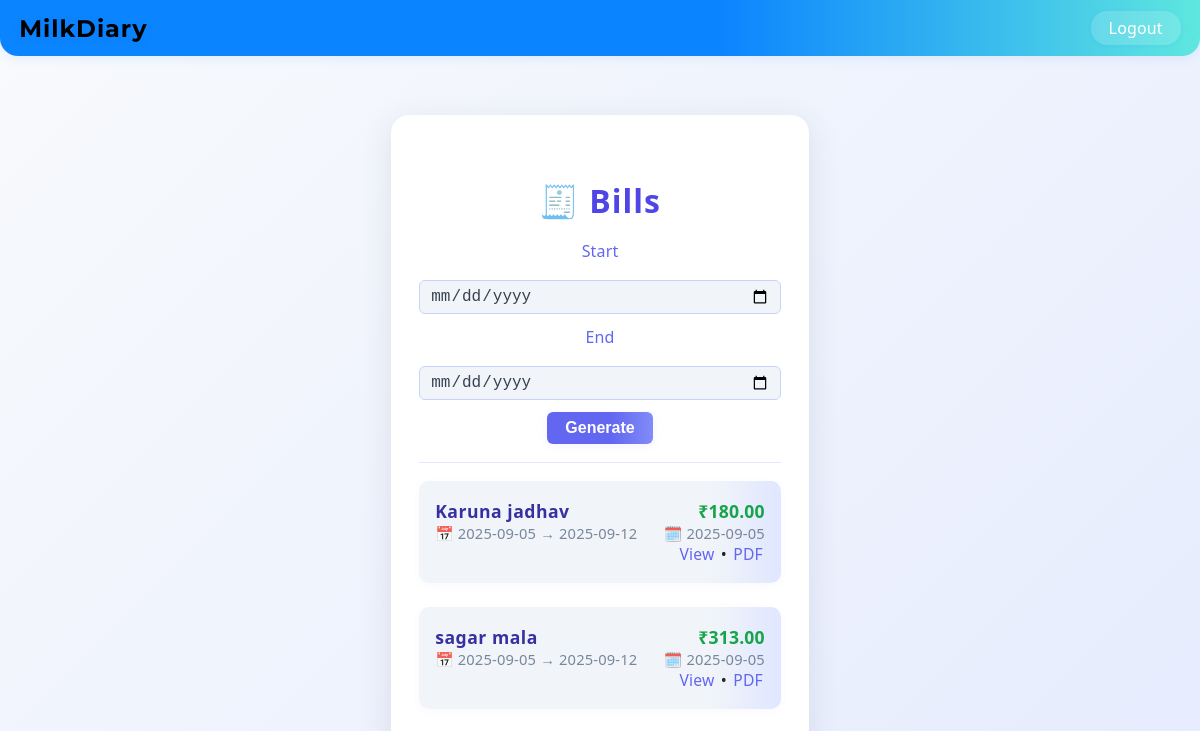
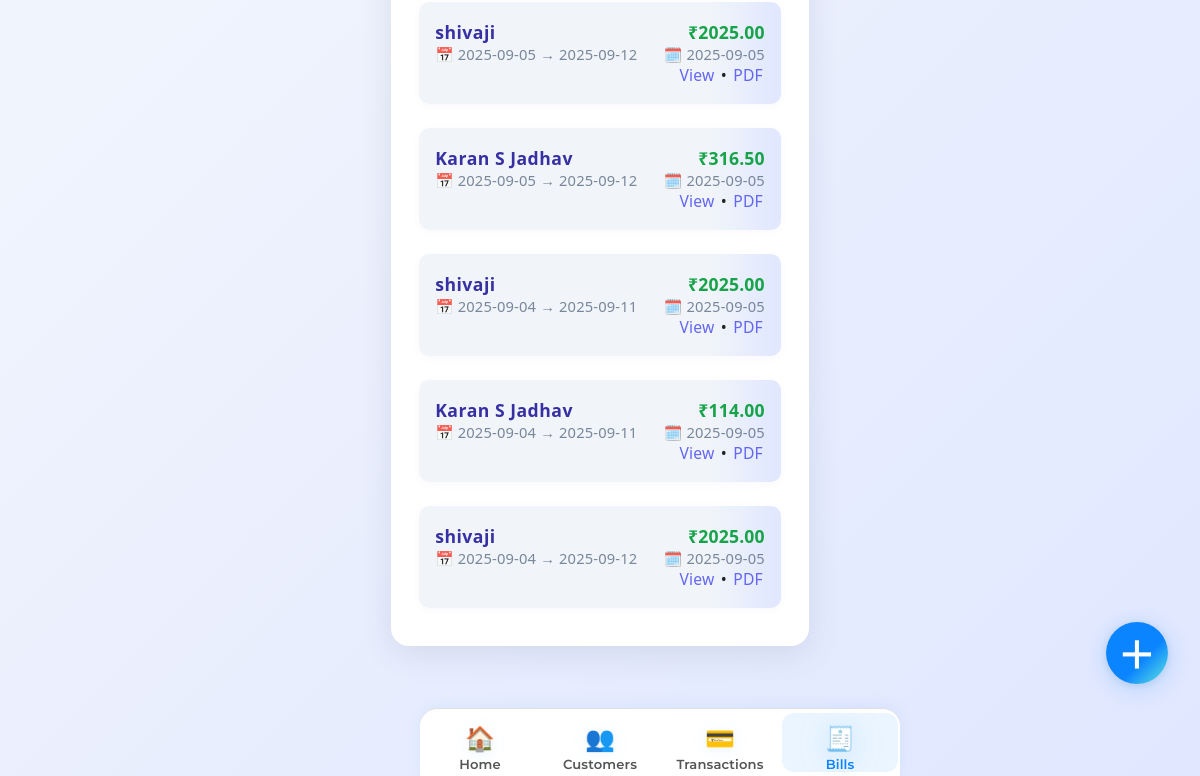
/bills (signed in), run on an earlier commit of the app's database (2 pictures, top to bottom).
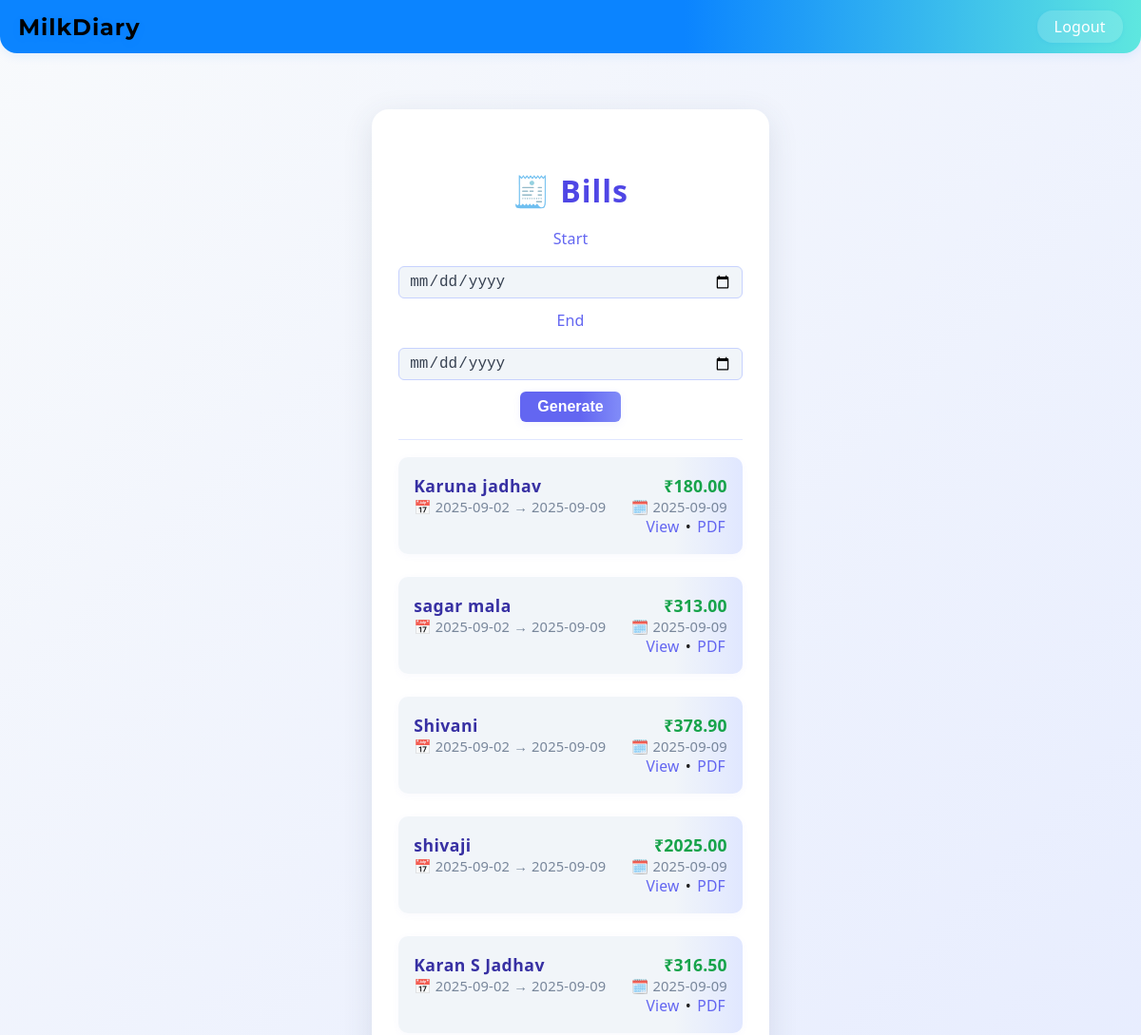
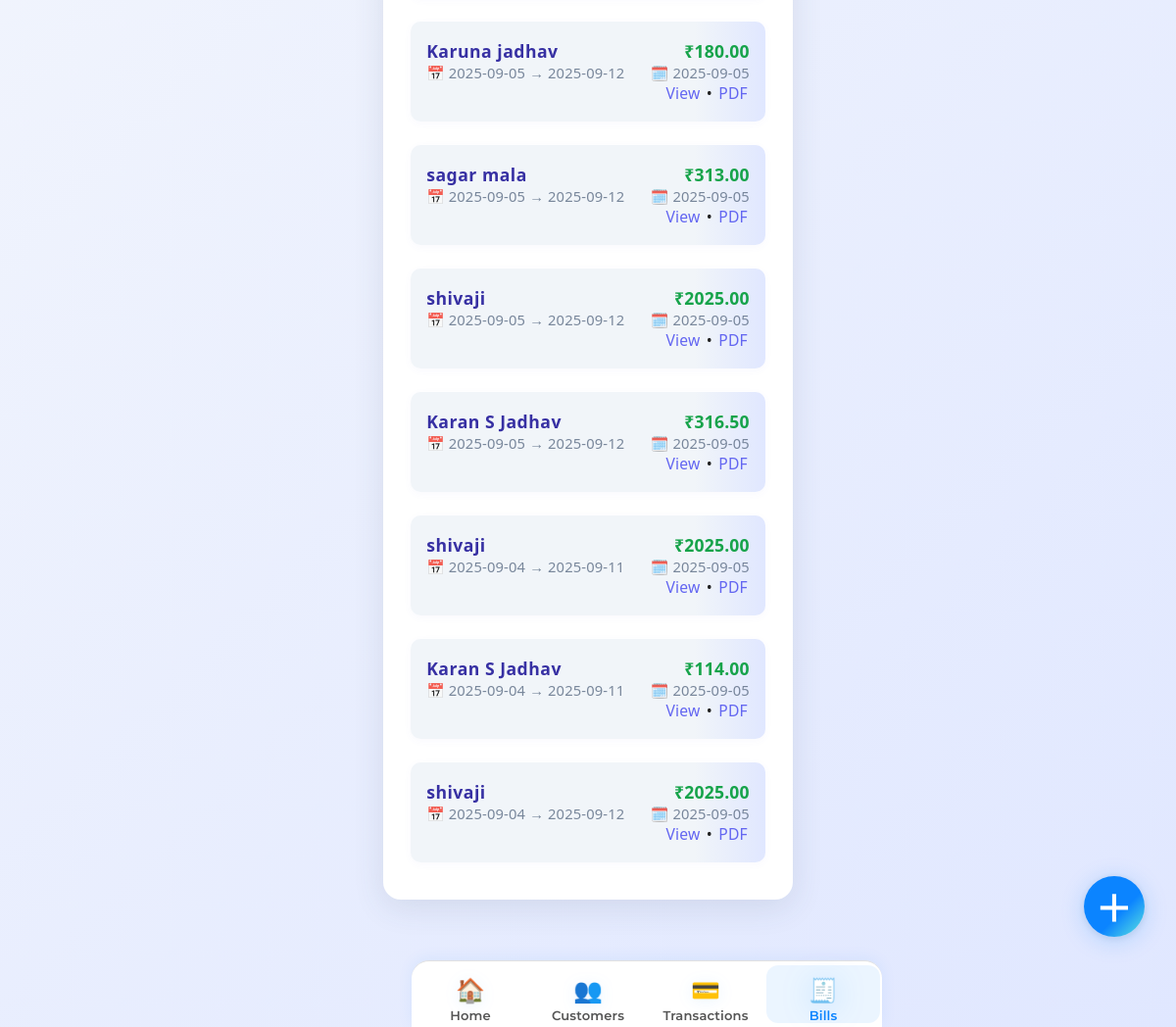
And on a later commit of the database (2 pictures, top to bottom).
### models.py (models this page shows)
class Bill(db.Model):
    __tablename__ = "bill"
    id = db.Column(db.Integer, primary_key=True)
    customer_id = db.Column(db.Integer, db.ForeignKey("customer.id"), nullable=False)
    week_start = db.Column(db.Date, nullable=False)
    week_end = db.Column(db.Date, nullable=False)
    total_amount = db.Column(db.Float, nullable=False)
    generated_date = db.Column(db.DateTime, default=datetime.utcnow)
    customer = db.relationship("Customer", backref="bills")

class Customer(db.Model):
    __tablename__ = "customer"
    id = db.Column(db.Integer, primary_key=True)
    name = db.Column(db.String(120), nullable=False)
    phone = db.Column(db.String(30))
    address = db.Column(db.String(250))
    created_at = db.Column(db.DateTime, default=datetime.utcnow)
    user = db.relationship("User", backref="customer", uselist=False)

### billing.py (the view)
@billing.route("/bills")
@login_required
def bills_list():
    bills = Bill.query.order_by(Bill.generated_date.desc()).all()
    return render_template("bills.html", bills=bills)

### templates/bills.html (shortened to what this page needs)
{% extends "base.html" %}
{% block content %}
<div class="pad">
  <div class="card">
    <h3>🧾 Bills</h3>
    <form method="post" action="{{ url_for('billing.generate_bills_for_range') }}" class="inline-form">
      <label>Start</label>
      <input type="date" name="start_date" required>
      <label>End</label>
      <input type="date" name="end_date" required>
      <button type="submit">Generate</button>
    </form>
    <hr>
    <div class="list">
      {% for b in bills %}
      <div class="list-item">
        <div>
          <strong>{{ b.customer.name }}</strong>
          <div class="muted small">📅 {{ b.week_start }} → {{ b.week_end }}</div>
        </div>
        <div style="text-align:right;">
          <div style="font-size:1.1em; color:#16a34a; font-weight:600;">₹{{ '%.2f'|format(b.total_amount) }}</div>
          <div class="muted small">🗓️ {{ b.generated_date.strftime('%Y-%m-%d') }}</div>
          <a class="tiny-link" href="{{ url_for('billing.bill_detail', bill_id=b.id) }}">View</a> •
          <a class="tiny-link" href="{{ url_for('billing.bill_pdf', bill_id=b.id) }}">PDF</a>
        </div>
      </div>
      {% else %}
      <div class="muted" style="text-align:center; padding: 30px 0;">No bills yet.</div>
      {% endfor %}
    </div>
  </div>
</div>
{% endblock %}

### templates/base.html (shortened to what this page needs)
<!doctype html>
<html lang="en">
<head>
  <link rel="stylesheet" href="{{ url_for('static', filename='css/app.css') }}">
</head>
<body>
  <div class="app">
    <header class="topbar">
      <div class="left" onclick="location.href='{{ url_for('dashboard') }}'">
        <div class="brand">MilkDiary</div>
      </div>
      <div class="right">
        {% if current_user.is_authenticated %}
        <a class="small-btn" href="{{ url_for('auth.logout') }}">Logout</a>
        {% endif %}
      </div>
    </header>
    <main class="main">
      {% block content %}{% endblock %}
    </main>
    <nav class="bottomnav">
      <a class="navitem{% if request.endpoint == 'dashboard' %} active{% endif %}" href="{{ url_for('dashboard') }}">
      <span class="icon">🏠</span>
      <span class="label">Home</span>
      </a>
      <a class="navitem{% if request.endpoint == 'customers_list' %} active{% endif %}" href="{{ url_for('customers_list') }}">
      <span class="icon">👥</span>
      <span class="label">Customers</span>
      </a>
      <a class="navitem{% if request.endpoint == 'transactions' %} active{% endif %}" href="{{ url_for('transactions') }}">
      <span class="icon">💳</span>
      <span class="label">Transactions</span>
      </a>
      <a class="navitem{% if request.endpoint == 'billing.bills_list' %} active{% endif %}" href="{{ url_for('billing.bills_list') }}">
      <span class="icon">🧾</span>
      <span class="label">Bills</span>
      </a>
    </nav>
    <button class="fab" id="fabBtn" onclick="location.href='{{ url_for('new_transaction') }}'">＋</button>
  </div>
</body>
</html>

### static/css/app.css (style rules this page uses)
:root { --primary:#0b84ff; --bg:#f2f6fb; --card:#fff; --muted:#64748b; }
* { box-sizing:border-box }
html,body { height:100%;margin:0;font-family: -apple-system,BlinkMacSystemFont,"Segoe UI",Roboto,Helvetica,Arial,sans-serif;background:var(--bg);color:#0b1a2b }
.app { min-height:100vh;display:flex;flex-direction:column }
.topbar { height:56px;background:var(--card);display:flex;align-items:center;justify-content:space-between;padding:0 14px;box-shadow:0 6px 18px rgba(2,6,23,0.06) }
.brand { font-weight:700;color:black }
.main { flex:1;padding-bottom:90px }
.pad { padding:12px }
.card { background:var(--card);border-radius:14px;padding:12px;margin-bottom:12px;box-shadow:0 8px 30px rgba(12,20,40,0.06) }
.auth-card input, .auth-card select, .stack input, .stack select, .inline-form input[type="date"] { width:100%;padding:10px;margin-top:6px;border-radius:10px;border:1px solid #e6eef9;background:#fbfdff }
.muted { color:var(--muted) }
.small { font-size:12px }
.list { display:flex;flex-direction:column;gap:10px }
.list-item { display:flex;justify-content:space-between;align-items:center;padding:8px;border-radius:10px;background:#fbfdff }
.fab { position:fixed;right:18px;bottom:86px;background:var(--primary);color:white;border:none;width:56px;height:56px;border-radius:50%;font-size:30px;box-shadow:0 10px 30px rgba(11,132,255,0.25) }
.bottomnav { position:fixed;left:0;right:0;bottom:0;height:64px;background:var(--card);display:flex;justify-content:space-around;align-items:center;border-top:1px solid #eef6ff }
.navitem { text-decoration:none;color:#1f2937;font-weight:600 }
.inline-form { display:flex;gap:8px;align-items:center;flex-wrap:wrap }
.tiny-link { font-size:12px;color:var(--primary);text-decoration:none }
@media (min-width:720px) { .main { max-width:720px;margin:0 auto } }

### templates/bills.html (style rules this page uses)
body { background: linear-gradient(135deg, #f8fafc 0%, #e0e7ff 100%); font-family: 'Segoe UI', Arial, sans-serif; }
.pad { max-width: 700px; margin: 40px auto; padding: 0 20px; }
.card { background: #fff; border-radius: 18px; box-shadow: 0 8px 32px rgba(60, 72, 100, 0.12); padding: 32px 28px 24px 28px; animation: fadeIn 0.7s; }
h3 { font-size: 2rem; letter-spacing: 1px; color: #4f46e5; margin-bottom: 18px; text-align: center; }
.inline-form { display: flex; gap: 12px; align-items: center; justify-content: center; margin-bottom: 18px; flex-wrap: wrap; }
.inline-form label { font-weight: 500; color: #6366f1; }
.inline-form input[type="date"] { border: 1px solid #c7d2fe; border-radius: 6px; padding: 6px 10px; font-size: 1rem; background: #f1f5f9; color: #374151; transition: border 0.2s; }
.inline-form button { background: linear-gradient(90deg, #6366f1 60%, #818cf8 100%); color: #fff; border: none; border-radius: 6px; padding: 7px 18px; font-size: 1rem; font-weight: 600; cursor: pointer; box-shadow: 0 2px 8px rgba(99,102,241,0.08); transition: background 0.2s, transform 0.1s; }
hr { border: none; border-top: 1.5px solid #e0e7ff; margin: 18px 0 18px 0; }
.list { margin-top: 10px; }
.list-item { display: flex; justify-content: space-between; align-items: flex-start; background: linear-gradient(90deg, #f1f5f9 80%, #e0e7ff 100%); border-radius: 10px; padding: 18px 16px; margin-bottom: 14px; box-shadow: 0 2px 8px rgba(99,102,241,0.04); transition: box-shadow 0.2s, transform 0.1s; position: relative; }
.list-item strong { font-size: 1.1rem; color: #3730a3; letter-spacing: 0.5px; }
.muted { color: #64748b; opacity: 0.85; }
.small { font-size: 0.92em; }
.tiny-link { color: #6366f1; text-decoration: none; font-size: 0.98em; margin: 0 2px; transition: color 0.18s; font-weight: 500; }

What changed in the data, as far as the page shows it:
added Bill: customer.name "Karuna jadhav", week_start "2025-09-02", week_end "2025-09-09", total_amount "180.00", generated_date "2025-09-09"
added Bill: customer.name "sagar mala", week_start "2025-09-02", week_end "2025-09-09", total_amount "313.00", generated_date "2025-09-09"
added Bill: customer.name "Shivani", week_start "2025-09-02", week_end "2025-09-09", total_amount "378.90", generated_date "2025-09-09"
added Bill: customer.name "shivaji", week_start "2025-09-02", week_end "2025-09-09", total_amount "2025.00", generated_date "2025-09-09"
added Bill: customer.name "Karan S Jadhav", week_start "2025-09-02", week_end "2025-09-09", total_amount "316.50", generated_date "2025-09-09"
